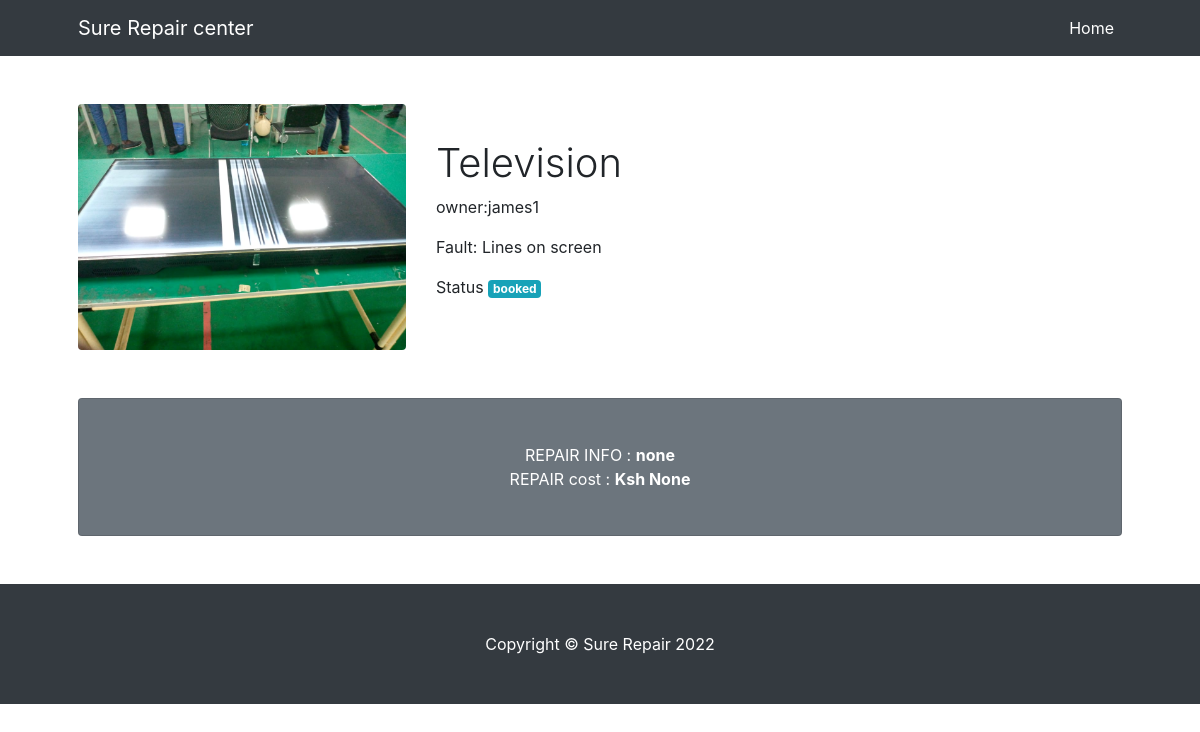
The page /view_device/MuuJPNXPRqTp79eDa8ncu1dHNoFtPDCI (signed in) on the database its author committed.
### app/models.py (models this page shows, shortened)
class Device(db.Model):
    id=db.Column(db.Integer,primary_key=True)
    name=db.Column(db.String(255))
    model=db.Column(db.String(100))
    fault=db.Column(db.String(255))
    device_key=db.Column(db.String(255))
    user_id=db.Column(db.Integer,db.ForeignKey('user.id'))
    repair_price=db.Column(db.Integer())
    status=db.Column(db.String(100),default='booked')
    tech_resolution=db.Column(db.String(255),default='none')
    device_image=db.Column(db.String(255))

class User(db.Model,UserMixin):
    id = db.Column(db.Integer, primary_key=True)
    username = db.Column(db.String(64), index=True, unique=True)
    email = db.Column(db.String(120), index=True, unique=True)
    password = db.Column(db.String(128))
    is_admin=db.Column(db.Boolean())
    is_technician=db.Column(db.Boolean())
    user_key=db.Column(db.String(255))
    type=db.Column(db.String(55),default='normal')
    phone=db.Column(db.Integer)
    devices=db.relationship('Device',backref='user',lazy='dynamic')

### app/routes.py (the view)
@app.route('/view_device/<dvk>',methods=['GET','POST'])
@login_required
def view_device(dvk):
    device=Device.query.filter_by(device_key=dvk).first()
    device_image = url_for('static', filename='deviceimg/' + device.device_image)
    return render_template('view_device.html',device=device, device_image=device_image)

### app/models.py (called while the page is built)
@loginmanager.user_loader
def load_user(id):
    return User.query.get(int(id))

### app/templates/view_device.html (shortened to what this page needs)
<!DOCTYPE html>
<html lang="en">
    <head>
        <link href="{{url_for('static',filename='css/styles.css')}}" rel="stylesheet" />
        <link rel="stylesheet" href="https://cdn.jsdelivr.net/npm/bootstrap@4.0.0/dist/css/bootstrap.min.css">
    </head>
    <body>
        <nav class="navbar navbar-expand-lg navbar-dark bg-dark">
            <div class="container px-5">
                <a class="navbar-brand" href="#!">Sure Repair center</a>
                <div class="collapse navbar-collapse" id="navbarSupportedContent">
                    <ul class="navbar-nav ms-auto mb-2 mb-lg-0">
                        <li class="nav-item"><a class="nav-link active" aria-current="page" href="{{url_for('index')}}">Home</a></li>
                    </ul>
                </div>
            </div>
        </nav>
        <div class="container px-4 px-lg-5">
            <div class="row gx-4 gx-lg-5 align-items-center my-5">
                <div class="col-lg-4"><img class="img-fluid rounded mb-4 mb-lg-0" src="{{device_image}}" alt="..." /></div>
                <div class="col-lg-5">
                    <h1 class="font-weight-light">{{device.name}}</h1>
                    <p>owner:{{device.user.username}}</p>
                    <p>Fault: {{device.fault}}</p>
                  <p>Status <span class="badge badge-info">{{device.status}}</span><p></p>
                </div>
            </div>
            <div class="card text-white bg-secondary my-5 py-4 text-center">
                <div class="card-body"><p class="text-white m-0">REPAIR INFO : <b>{{device.tech_resolution}}</b></p>
                    <p class="text-white m-0">REPAIR cost : <b>Ksh {{device.repair_price}}</b></p>
                </div>
            </div>
        </div>
        <footer class="py-5 bg-dark">
            <div class="container px-4 px-lg-5"><p class="m-0 text-center text-white">Copyright &copy; Sure Repair 2022</p></div>
        </footer>
    </body>
</html>

### rows shown on the page
Device: name "Television", fault "Lines on screen", status "booked", tech_resolution "none", repair_price "None"
User: user.username "james1"
